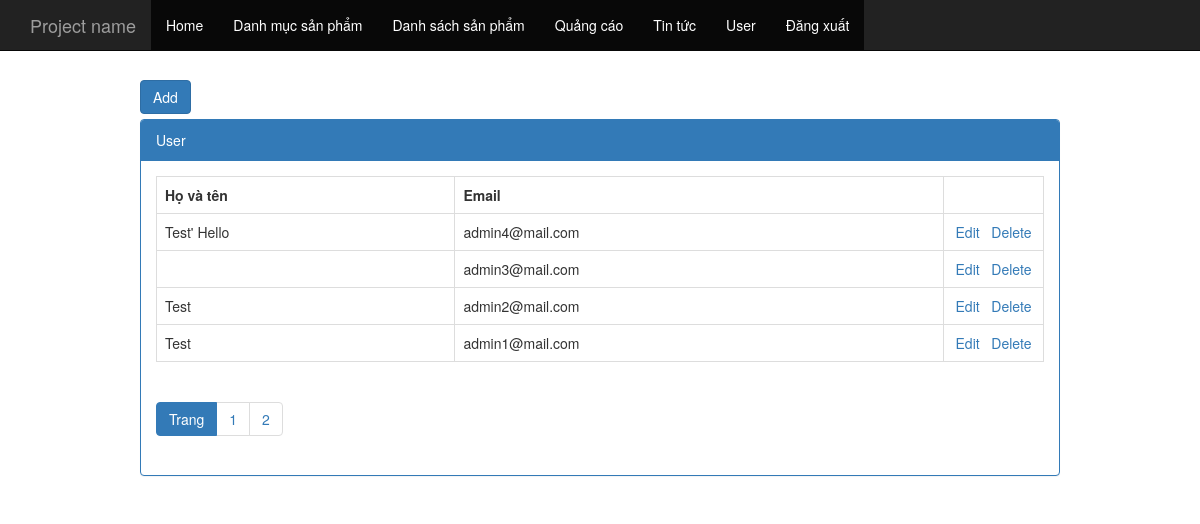
/admin.php?controller=user (signed in), run on the app's committed database.
### tables this page shows
CREATE TABLE `tbl_user` (
  `pk_user_id` int(11) NOT NULL,
  `c_email` varchar(500) NOT NULL,
  `c_password` varchar(500) NOT NULL,
  `c_fullname` varchar(500) NOT NULL
);

### controller/backend/controller_user.php (called while the page is built, shortened)
<?php
	class controller_user extends controller{
		public function __construct(){
			$record_perpage = 4;
			$total = $this->model->num_rows("select * from tbl_user");
			$num_page = ceil($total/$record_perpage);
			$page = isset($_GET["p"])&&$_GET["p"] > 1 ? ($_GET["p"]-1):0;
			$from = $page * $record_perpage;
			$arr = $this->model->fetch("select * from tbl_user order by pk_user_id desc limit $from,$record_perpage");
			include "view/backend/view_user.php";
		}
	}
	new controller_user();
 ?>

### application/controller.php (called while the page is built, shortened)
<?php
	class controller{
		public function __construct(){
			$this->model = new model();
		}
	}
 ?>

### application/model.php (called while the page is built, shortened)
<?php
	class model{
		public function fetch($sql){
			global $db;
			$result = mysqli_query($db,$sql);
			$arr = array();
			while($rows = mysqli_fetch_object($result))
				$arr[] = $rows;
			return $arr;
		}
		public function num_rows($sql){
			global $db;
			$result = mysqli_query($db,$sql);
			$number = mysqli_num_rows($result);
			return $number;
		}
	}
 ?>

### view/backend/view_user.php (the view)
<div class="col-md-10 col-md-offset-1">
	<div style="margin-bottom: 5px;">
		<a href="admin.php?controller=add_edit_user&act=add" class="btn btn-primary">Add</a>
	</div>
	<div class="panel panel-primary">
		<div class="panel-heading">User</div>
		<div class="panel-body">
			<table class="table table-hover table-bordered">
				<tr>
					<th>Họ và tên</th>
					<th>Email</th>
					<th style="width: 100px;"></th>
				</tr>
			<?php
				foreach($arr as $rows)
				{
			 ?>
				<tr>
					<td><?php echo $rows->c_fullname; ?></td>
					<td><?php echo $rows->c_email; ?></td>
					<td style="text-align: center;">
						<a href="admin.php?controller=add_edit_user&act=edit&id=<?php echo $rows->pk_user_id; ?>">Edit</a>&nbsp;&nbsp;
						<a onclick="return window.confirm('Are you sure?');" href="admin.php?controller=user&act=delete&id=<?php echo $rows->pk_user_id; ?>">Delete</a>
					</td>
				</tr>
			<?php } ?>
			</table>
			<ul class="pagination">
				<li class="active"><a href="#">Trang</a></li>
				<?php
					for($i = 1; $i <= $num_page; $i++)
					{
				 ?>
				<li><a href="admin.php?controller=user&p=<?php echo $i; ?>"><?php echo $i; ?></a></li>
				<?php } ?>
			</ul>
		</div>
	</div>
</div>

### data on the page
tbl_user: c_fullname "Test' Hello", c_email "admin4@mail.com"
tbl_user: c_email "admin3@mail.com"
tbl_user: c_fullname "Test", c_email "admin2@mail.com"
tbl_user: c_fullname "Test", c_email "admin1@mail.com"
